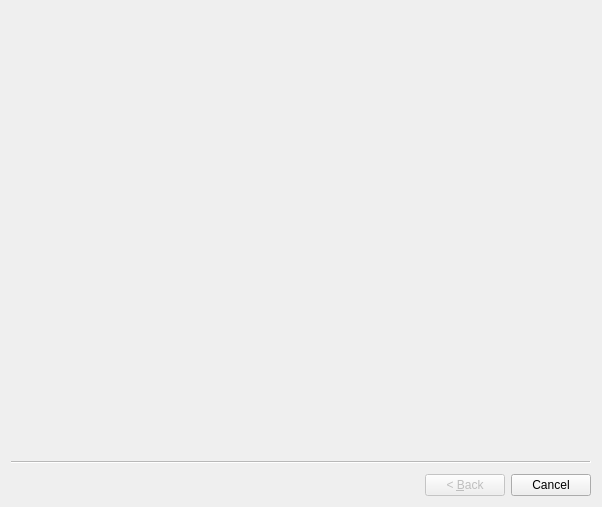
<?xml version="1.0" encoding="UTF-8"?>
<ui version="4.0">
 <class>AddPrinterWizard</class>
 <widget class="QWizard" name="AddPrinterWizard">
  <property name="geometry">
   <rect>
    <x>0</x>
    <y>0</y>
    <width>602</width>
    <height>507</height>
   </rect>
  </property>
  <property name="windowTitle">
   <string>Add New Printer</string>
  </property>
 </widget>
 <resources/>
 <connections/>
</ui>
